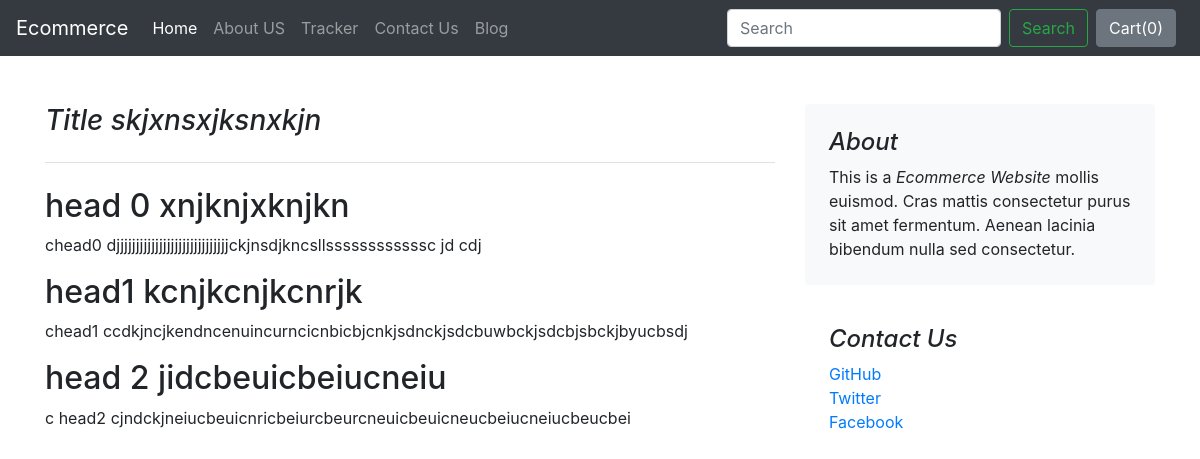
The page /blog/blogpost/1 on the database its author committed.
### blog/models.py (models this page shows, shortened)
class Blogpost(models.Model):
    post_id = models.AutoField(primary_key=True)
    title = models.CharField(max_length=50)
    head0 = models.CharField(max_length=500,default='')
    chead0 = models.CharField(max_length=5000,default='')
    head1 = models.CharField(max_length=500,default='')
    chead1 = models.CharField(max_length=5000,default='')
    head2 = models.CharField(max_length=500,default='')
    chead2 = models.CharField(max_length=5000,default='')
    pub_date = models.DateField()
    thumbnail = models.ImageField(upload_to='shop/images',default='')

### blog/views.py (the view)
# urls.py: path("blogpost/<int:id>", views.blogpost, name="blogPost")
def blogpost(request,id):
    post =Blogpost.objects.filter(post_id=id)[0]
    return render(request,'blog/blogpost.html',{'post':post})

### blog/templates/blog/blogpost.html (shortened to what this page needs)
{% extends 'blog/basic.html' %}
{% block body %}
<div class="container">
    <div class="row mt-5">
        <div class="col-md-8 blog-main">
            <h3 class="pb-4 mb-4 font-italic border-bottom">
                {{post.title}}
            </h3>
            <div class="blog-post">
                <h2 class="blog-post-title">{{post.head0}}</h2>
                <p>{{post.chead0}}</p>
                <h2>{{post.head1}}</h2>
                <p>{{post.chead1}}</p>
                 <h2>{{post.head2}}</h2>
                <p>{{post.chead2}}</p>
            </div>
        </div>
        <aside class="col-md-4 blog-sidebar">
            <div class="p-4 mb-3 bg-light rounded">
                <h4 class="font-italic">About</h4>
                <p class="mb-0">This is a <em>Ecommerce Website</em> mollis euismod. Cras mattis consectetur purus sit amet fermentum. Aenean lacinia bibendum nulla sed consectetur.</p>
            </div>
            <div class="p-4">
                <h4 class="font-italic">Contact Us</h4>
                <ol class="list-unstyled">
                    <li><a href="#">GitHub</a></li>
                    <li><a href="#">Twitter</a></li>
                    <li><a href="#">Facebook</a></li>
                </ol>
            </div>
        </aside>
    </div>
</div>
{% endblock %}

### rows shown on the page
Blogpost: title "Title skjxnsxjksnxkjn", head0 "head 0 xnjknjxknjkn", chead0 "chead0 djjjjjjjjjjjjjjjjjjjjjjjjjjjjjckjnsdjkncsllssssssssssssc jd cdj", head1 "head1 kcnjkcnjkcnrjk", chead1 "chead1 ccdkjncjkendncenuincurncicnbicbjcnkjsdnckjsdcbuwbckjsdcbjsbckjbyucbsdj", head2 "head 2 jidcbeuicbeiucneiu", chead2 "c head2 cjndckjneiucbeuicnricbeiurcbeurcneuicbeuicneucbeiucneiucbeucbei"
